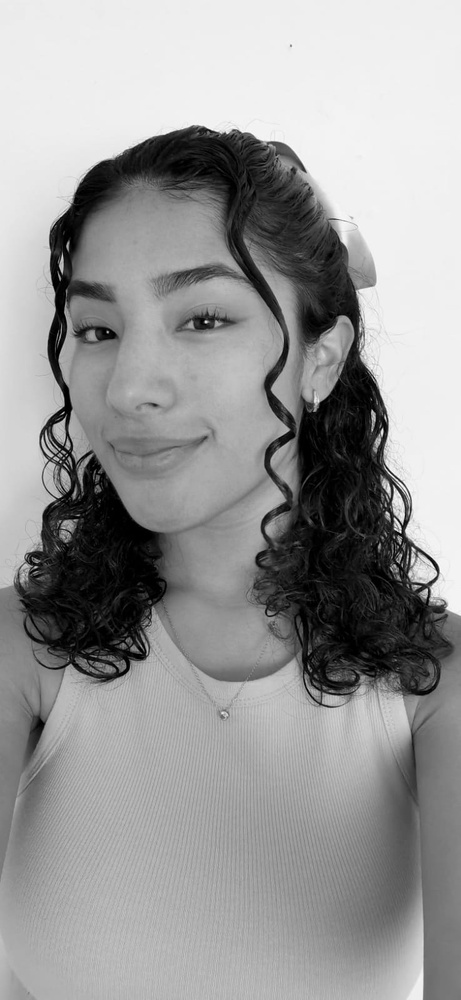
#> input picture Image Processing/data/Sarita.jpg, 461 x 1000 px, shrunk from 737 x 1600 before the run, found by its file name
$ jupyter execute 'Haar - Edge Detection.ipynb'
#> lines starting #> are read from the running program, lines starting #| are printed output that depends on the picture; after the words box and inside, x2 and y2 are one past the last pixel; in counts of white or black regions, pixels touching at a corner belong together
# Filtros de Haar

Los kernels funcionan, pero no reconoce bordes gruesos.

Entonces esta solucion propone utilizar varios kernels que tengan distintas formas y tamanios. De esta forma encuentra bordes distintos.

Dichas caracteristicas pueden no ser bordes, sino sombras, como facciones de una cara.

## Debilidades

- Media sensible al ruido.
- Es costoso

## Compute it

- Se resuelve con imagen integral:

    Concepto sencillo, donde cada pixel es la suma de todos los valores hacia la izquierda y arriba

[cell 1]
import numpy as np
import cv2
import matplotlib.pyplot as plt

[cell 2]
img = cv2.imread("data/Sarita.jpg", cv2.IMREAD_GRAYSCALE)
#> img is the input picture: shape (1000, 461); min 0, max 255, mean 151.7
plt.imshow(img, cmap = "gray")
img = img/255
img.shape
#> Out = (1000, 461)

[cell 3]
iImg = np.zeros_like(img)
for i in range(img.shape[0]):
    for j in range(img.shape[1]):
        s = img[i, j]
        if i: s += iImg[i - 1][j]
        if j: s += iImg[i][j - 1]
        if j and i: s -= iImg[i - 1, j - 1]
        iImg[i, j] = s
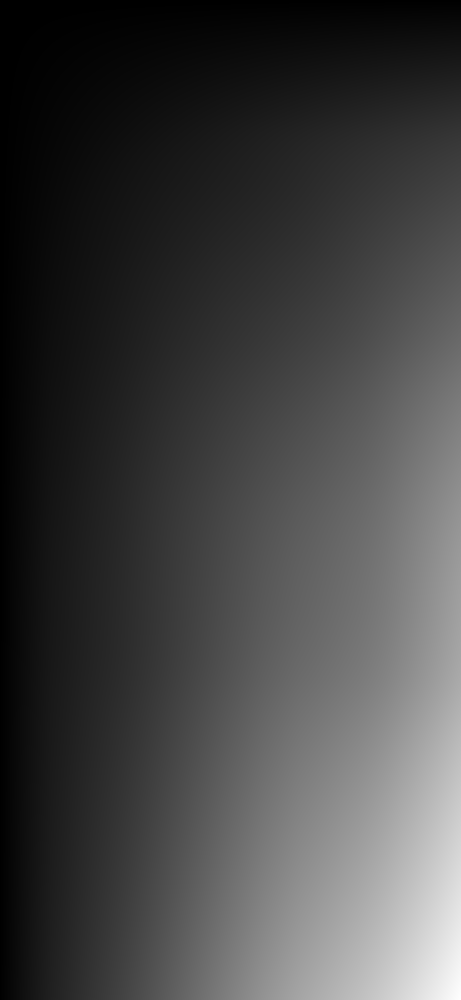
#> iImg: shape (1000, 461) float64; min 0.929, max 274184.5, mean 72154; drawn with min black and max white

[cell 4]
plt.imshow(iImg, cmap = "gray")

111000

111000

111000

[cell 5]
threshold = 0.20
new = np.zeros_like(img)
for i in range(iImg.shape[0]):
    for j in range(iImg.shape[1]):
        if i + 2 < iImg.shape[0] and j + 5 < iImg.shape[1]:
            sOnes = iImg[i + 2, j + 2]
            if i: sOnes -= iImg[i - 1, j + 2]
            if j: sOnes -= iImg[i + 2, j - 1]
            if i and j: sOnes += iImg[i - 1, j - 1]
            sOnes /= 9

            sZeros = iImg[i + 2, j + 5]
            if i: sZeros -= iImg[i - 1, j + 5]
            sZeros -= iImg[i + 2, j + 2]
            if i: sZeros += iImg[i - 1, j + 2]
            sZeros /= 9

            d = np.abs(sOnes - sZeros)
            if d > threshold: new[i, j] = 1
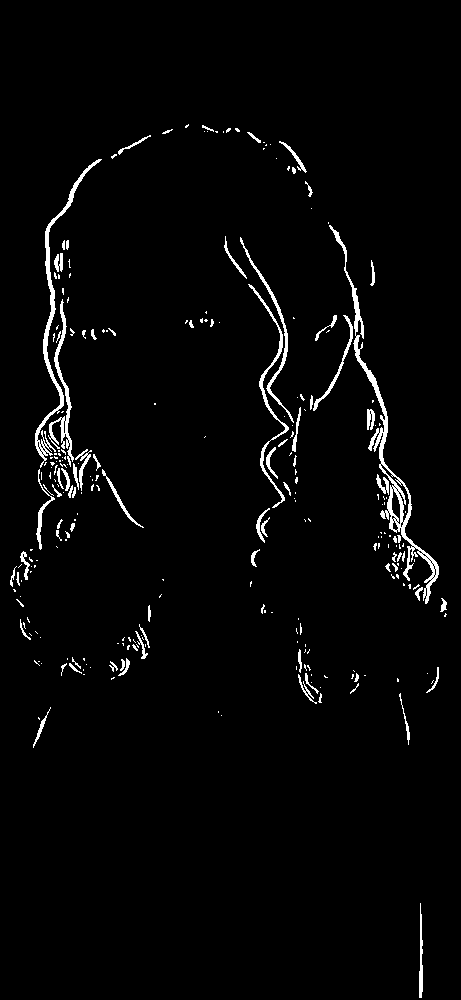
#> new: shape (1000, 461) float64; values 0 (black) and 1 (white), 2.6% white; 262 white regions (182 under 20 px), largest, box (x1, y1, x2, y2) and area: (329, 225, 439, 604) 2562, (35, 159, 102, 468) 1459, (48, 299, 74, 467) 817
